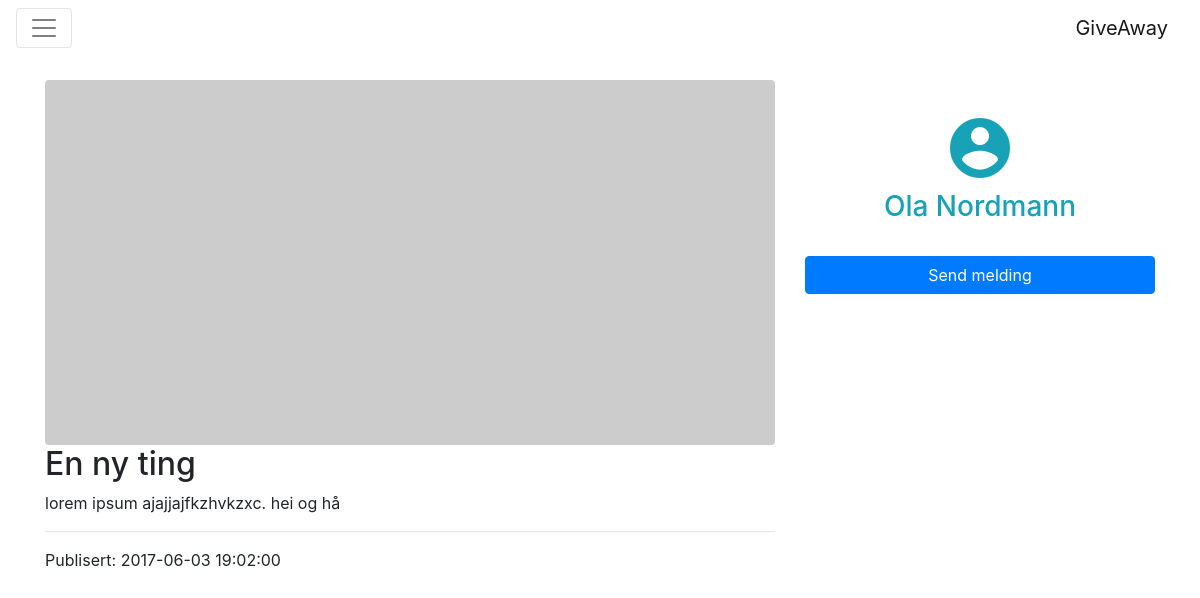
The app's page /item.php?id=27 (signed in) with its own data.
### tables this page shows
CREATE TABLE `items` (
  `item_id` bigint(20) NOT NULL,
  `category_id` bigint(20) NOT NULL,
  `user_id` bigint(20) NOT NULL,
  `item_name` varchar(128) NOT NULL,
  `item_description` text NOT NULL,
  `item_publishdate` timestamp NOT NULL DEFAULT CURRENT_TIMESTAMP
);

### item.php (the view, shortened to what this page needs)
<?php
  include_once('functions.php');
  $query = parse_url($_SERVER['REQUEST_URI'], PHP_URL_QUERY);
  parse_str($query, $item);
  $sql = "SELECT item_name, item_description, item_publishdate, name AS category, concat(firstname, ' ', surname) AS item_owner
          FROM ((items INNER JOIN users ON items.user_id = users.id)
          INNER JOIN item_categories ON items.category_id = item_categories.id)
          WHERE item_id = :item_id";
  $stmt = $db->prepare($sql);
  $stmt->execute(array(':item_id' => $item['id']));
  $item = $stmt->fetch(PDO::FETCH_ASSOC);
?>
<div class="container mt-4">
  <div class="row">
    <div class="col-md-8">
      <img class="rounded img-fluid" src="http://placehold.it/1200x600">
      <h2><?=$item['item_name']?></h2>
      <p><?=$item['item_description']?></p>
      <hr>
      <p>Publisert: <?=$item['item_publishdate']?></p>
    </div>
    <div class="col-md-4">
      <div class="item_ownerprofile text-info">
        <i class="material-icons user_icon">account_circle</i>
        <h3><?=$item['item_owner']?></h3>
        <a href="#" class="btn btn-primary">Send melding</a>
      </div>
    </div>
  </div>
</div>
<?php
  include_once('layouts/footer.php');
?>

### css/style.css (style rules this page uses)
.item_ownerprofile { text-align: center; margin-top: 2rem; }
.item_ownerprofile i { font-size: 72px; }
.item_ownerprofile a { margin-top: 2rem; display: block; }

### records on screen
items: item_name "En ny ting", item_description "lorem ipsum ajajjajfkzhvkzxc. hei og hå", item_publishdate "2017-06-03 19:02:00"

### other values on screen
$item['item_owner'] "Ola Nordmann"
